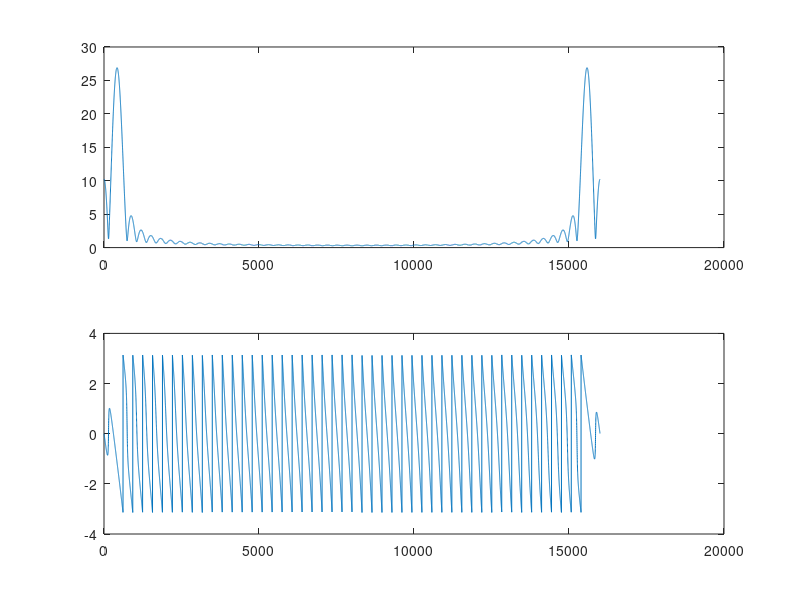
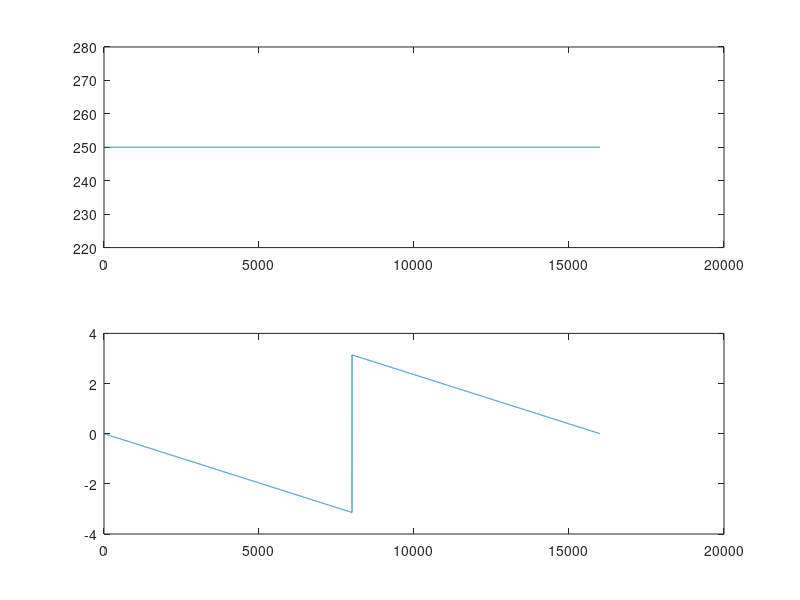

MATLAB code to generate these figures, in order:
f0 = 440;
fs = 16000;

k = 1:50;
y = sin(2*pi*f0*k./fs);

% figure(1);
% plot(k,y);


figure(2);
subplot(2,1,1);
plot(abs(fft(y,fs))); 
subplot(2,1,2)
plot(angle(fft(y,fs)));

figure(3);
subplot(2,1,1);
plot(abs(fft([0 250],fs)));
subplot(2,1,2)
plot(angle(fft([0 250],fs)));

